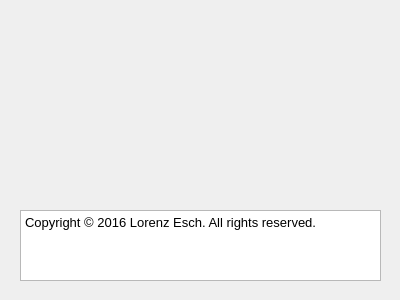
<?xml version="1.0" encoding="UTF-8"?>
<ui version="4.0">
 <class>ConnectivityAboutWidgetClass</class>
 <widget class="QDialog" name="ConnectivityAboutWidgetClass">
  <property name="geometry">
   <rect>
    <x>0</x>
    <y>0</y>
    <width>400</width>
    <height>300</height>
   </rect>
  </property>
  <property name="sizePolicy">
   <sizepolicy hsizetype="Fixed" vsizetype="Fixed">
    <horstretch>0</horstretch>
    <verstretch>0</verstretch>
   </sizepolicy>
  </property>
  <property name="minimumSize">
   <size>
    <width>400</width>
    <height>300</height>
   </size>
  </property>
  <property name="maximumSize">
   <size>
    <width>400</width>
    <height>300</height>
   </size>
  </property>
  <property name="windowTitle">
   <string>About Dummy Toolbox</string>
  </property>
  <widget class="QTextBrowser" name="textBrowser">
   <property name="geometry">
    <rect>
     <x>20</x>
     <y>210</y>
     <width>361</width>
     <height>71</height>
    </rect>
   </property>
   <property name="html">
    <string>&lt;!DOCTYPE HTML PUBLIC &quot;-//W3C//DTD HTML 4.0//EN&quot; &quot;http://www.w3.org/TR/REC-html40/strict.dtd&quot;&gt;
&lt;html&gt;&lt;head&gt;&lt;meta name=&quot;qrichtext&quot; content=&quot;1&quot; /&gt;&lt;style type=&quot;text/css&quot;&gt;
p, li { white-space: pre-wrap; }
&lt;/style&gt;&lt;/head&gt;&lt;body style=&quot; font-family:'MS Shell Dlg 2'; font-size:8.25pt; font-weight:400; font-style:normal;&quot;&gt;
&lt;table border=&quot;0&quot; style=&quot;-qt-table-type: root; margin-top:4px; margin-bottom:4px; margin-left:4px; margin-right:4px;&quot;&gt;
&lt;tr&gt;
&lt;td style=&quot;border: none;&quot;&gt;
&lt;p style=&quot; margin-top:0px; margin-bottom:0px; margin-left:0px; margin-right:0px; -qt-block-indent:0; text-indent:0px;&quot;&gt;&lt;span style=&quot; font-family:'Sans'; font-size:10pt;&quot;&gt;Copyright © 2016 Lorenz Esch. All rights reserved.&lt;/span&gt;&lt;/p&gt;&lt;/td&gt;&lt;/tr&gt;&lt;/table&gt;&lt;/body&gt;&lt;/html&gt;</string>
   </property>
  </widget>
 </widget>
 <layoutdefault spacing="6" margin="11"/>
 <resources/>
 <connections/>
</ui>
